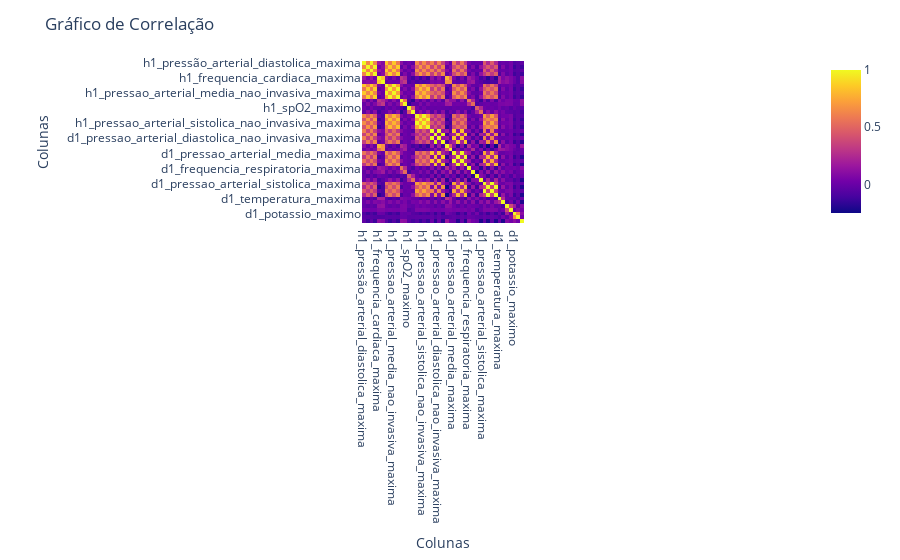

The cell this chart's notebook holds for it:
### Code cell
import pandas as pd
import plotly.express as px


# Calcular a matriz de correlação
corr_matrix = df[colunas_hora].corr()

# Criar o gráfico de correlação interativo com o Plotly
fig = px.imshow(corr_matrix)
fig.update_layout(
    title='Gráfico de Correlação',
    xaxis_title='Colunas',
    yaxis_title='Colunas'
)
fig.show()

### Figure 1 — Plotly figure (JSON) as saved in the notebook; plotly's stock layout.template omitted (floating-point values rounded to 4 significant figures; data arrays with more than 128 entries replaced by an {"elided": "..."} marker saying what was removed)
{"data": [{"coloraxis": "coloraxis", "hovertemplate": "x: %{x}<br>y: %{y}<br>color: %{z}<extra></extra>", "name": "0", "type": "heatmap", "x": ["h1_pressão_arterial_diastolica_maxima", "h1_ressao_arterial_iastolica_minima", "h1_pressao_arterial_diastolica_nao_invasiva_maxima", "h1_pressao_arterial_diastolica_nao_invasiva_minima", "h1_frequencia_cardiaca_maxima", "h1_requencia_cardiaca_minima", "h1_pressao_arterial_media_maxima", "h1_pressao_arterial_media_minima", "h1_pressao_arterial_media_nao_invasiva_maxima", "h1_pressao_arterial_media_nao_invasiva_minima", "h1_frequencia_respiratoria_maxima", "h1_frequencia_respiratoria_minima", "h1_spO2_maximo", "h1_spO2_minimo", "h1_pressao_arterial_sistolica_maxima", "h1_pressao_arterial_sistolica_minima", "h1_pressao_arterial_sistolica_nao_invasiva_maxima", "h1_pressão_arterial_sistolica_nao_invasiva_minima", "d1_pressao_arterial_diastolica_maxima", "d1_pressao_arterial_diastolica_minima", "d1_pressao_arterial_diastolica_nao_invasiva_maxima", "d1_pressao_arterial_diastólica_nao_invasiva_minima", "d1_frequencia_cardiaca_maxima", "d1_frequencia_cardiaca_minima", "d1_pressao_arterial_media_maxima", "d1_pressao_arterial_media_minima", "d1_pressao_arterial_media_nao_invasiva_maxima", "d1_pressao_arterial_media_nao_invasiva_minima", "d1_frequencia_respiratoria_maxima", "d1_frequencia_respiratoria_minima", "d1_spO2_maximo", "d1_spO2_minimo", "d1_pressao_arterial_sistolica_maxima", "d1_pressao_arterial_sistolica_minima", "d1_pressao_arterial_sistolica_nao_invasiva_maxima", "d1_pressao_arterial_sistolica_nao_invasiva_minima", "d1_temperatura_maxima", "d1_temperatura_minima", "d1_glicose_maxima", "d1_glicose_minima", "d1_potassio_maximo", "d1_potassio_minimo", "morte_hospital"], "xaxis": "x", "y": ["h1_pressão_arterial_diastolica_maxima", "h1_ressao_arterial_iastolica_minima", "h1_pressao_arterial_diastolica_nao_invasiva_maxima", "h1_pressao_arterial_diastolica_nao_invasiva_minima", "h1_frequencia_cardiaca_maxima", "h1_requencia_cardiaca_minima", "h1_pressao_arterial_media_maxima", "h1_pressao_arterial_media_minima", "h1_pressao_arterial_media_nao_invasiva_maxima", "h1_pressao_arterial_media_nao_invasiva_minima", "h1_frequencia_respiratoria_maxima", "h1_frequencia_respiratoria_minima", "h1_spO2_maximo", "h1_spO2_minimo", "h1_pressao_arterial_sistolica_maxima", "h1_pressao_arterial_sistolica_minima", "h1_pressao_arterial_sistolica_nao_invasiva_maxima", "h1_pressão_arterial_sistolica_nao_invasiva_minima", "d1_pressao_arterial_diastolica_maxima", "d1_pressao_arterial_diastolica_minima", "d1_pressao_arterial_diastolica_nao_invasiva_maxima", "d1_pressao_arterial_diastólica_nao_invasiva_minima", "d1_frequencia_cardiaca_maxima", "d1_frequencia_cardiaca_minima", "d1_pressao_arterial_media_maxima", "d1_pressao_arterial_media_minima", "d1_pressao_arterial_media_nao_invasiva_maxima", "d1_pressao_arterial_media_nao_invasiva_minima", "d1_frequencia_respiratoria_maxima", "d1_frequencia_respiratoria_minima", "d1_spO2_maximo", "d1_spO2_minimo", "d1_pressao_arterial_sistolica_maxima", "d1_pressao_arterial_sistolica_minima", "d1_pressao_arterial_sistolica_nao_invasiva_maxima", "d1_pressao_arterial_sistolica_nao_invasiva_minima", "d1_temperatura_maxima", "d1_temperatura_minima", "d1_glicose_maxima", "d1_glicose_minima", "d1_potassio_maximo", "d1_potassio_minimo", "morte_hospital"], "yaxis": "y", "z": {"elided": "43x43 float values"}}], "layout": {"coloraxis": {"colorscale": [[0, "#0d0887"], [0.1111, "#46039f"], [0.2222, "#7201a8"], [0.3333, "#9c179e"], [0.4444, "#bd3786"], [0.5556, "#d8576b"], [0.6667, "#ed7953"], [0.7778, "#fb9f3a"], [0.8889, "#fdca26"], [1, "#f0f921"]]}, "margin": {"t": 60}, "title": {"text": "Gráfico de Correlação"}, "xaxis": {"anchor": "y", "constrain": "domain", "domain": [0, 1], "scaleanchor": "y", "title": {"text": "Colunas"}}, "yaxis": {"anchor": "x", "autorange": "reversed", "constrain": "domain", "domain": [0, 1], "title": {"text": "Colunas"}}}}
